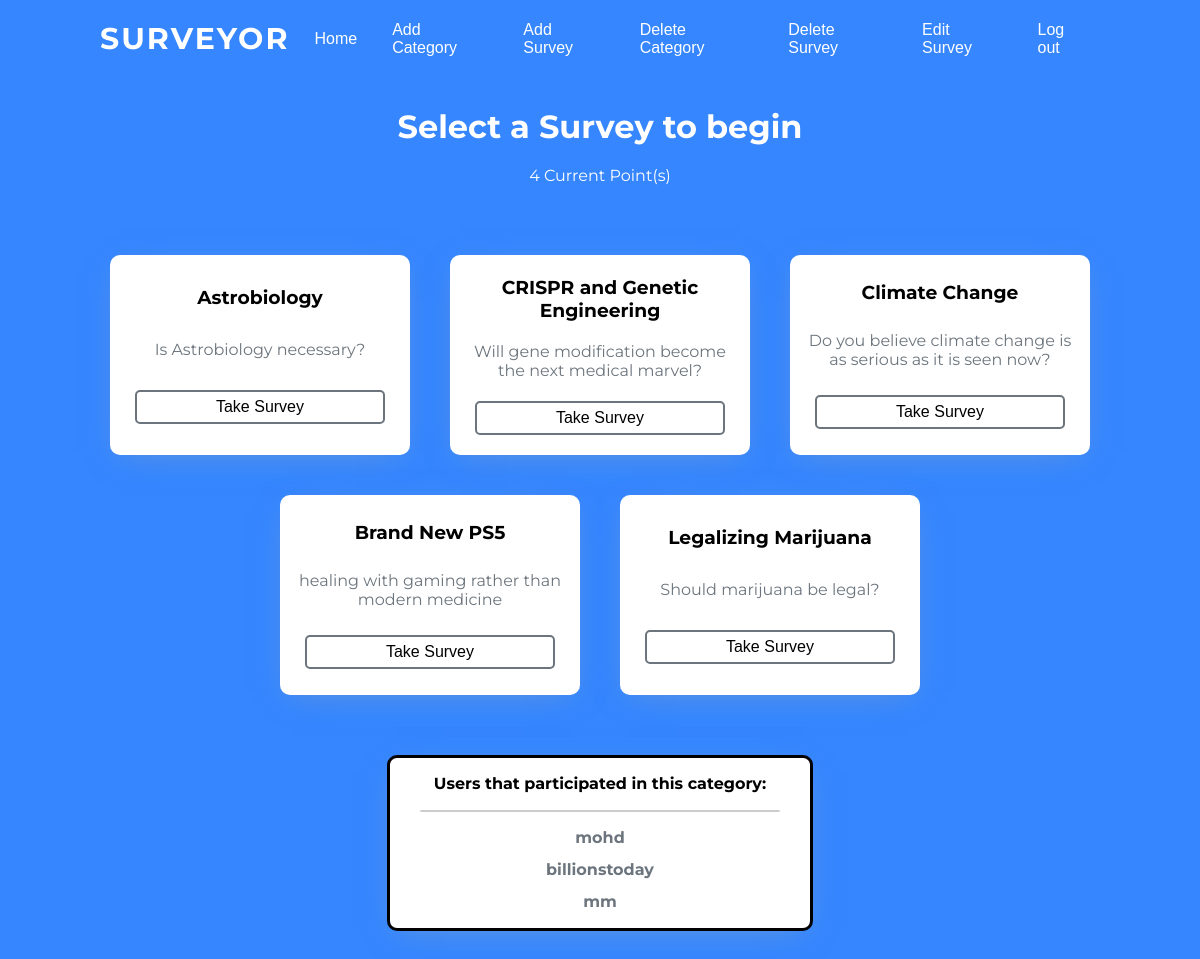
Screenshot of /surveys/4 (signed in) with the database file from the repository.
### surveyapp/models.py (models this page shows, shortened)
class User(AbstractUser):
    points = models.IntegerField(default=0)

class Survey(models.Model):
    title_name = models.CharField(max_length=200)
    category = models.ForeignKey(Category, on_delete=models.CASCADE)
    subtitle = models.CharField(max_length=100, null=True)
    people = models.IntegerField(default=0)
    question = models.CharField(max_length=200, default="")
    agree = models.IntegerField(default=0)
    stronglyagree = models.IntegerField(default=0)
    neutral = models.IntegerField(default=0)
    disagree = models.IntegerField(default=0)
    stronglydisagree = models.IntegerField(default=0)

### surveyapp/views.py (the view)
# urls.py: path("surveys/<str:topic>", views.Surveys, name="surveys"),
@login_required(login_url="/login")
def Surveys(request, topic):
    surveys = Survey.objects.filter(category=topic)
    category = Category.objects.get(id=topic)
    users = category.users
    x = users.split(',')
    return render(request, "surveyapp/surveys.html", {"surveys": surveys, "points": request.user.points, "users": x})

### surveyapp/templates/surveyapp/surveys.html
{% extends "surveyapp/base.html" %}
{% block body %}
<div class="title">
  <h1>Select a Survey to begin</h1>
  <p class="points">{{request.user.points}} Current Point(s)</p>
</div>
<div class="survey-topics">
  {% for s in surveys %}
  <div class="topic">
    <h3>{{s.title_name}}</h3>
    <p>{{s.subtitle}}</p>
    <a href="{% url 'singlesurvey' s.id %}">
      <input type="button" value="Take Survey" class="survey-button">
    </a>
  </div>
  {% endfor %}
</div>
<div class="participants">
  Users that participated in this category:
  <hr>
  {% for u in users %}
  <div class="names">
    {{u}}
  </div>
  {% endfor %}
</div>
{% endblock %}

### surveyapp/static/css/styles.css (style rules this page uses)
* { margin: 0; padding: 0; }
body { font-family: Montserrat; background-color: #3586ff; }
a { text-decoration: none; color: black; }
.title { text-align: center; color: white; padding: 30px 0 30px 0; }
.survey-topics { display: flex; flex-wrap: wrap; flex-direction: row-reverse; justify-content: center; align-items: center; }
.topic { display: flex; flex-direction: column; justify-content: space-evenly; align-items: center; text-align: center; width: 300px; margin: 20px; height: 200px; background-color: white; box-shadow: 0 7px 30px -10px rgba(150, 170, 180, 0.5); border-radius: 10px; }
.topic p { color: #6c757d; margin: 0 10px; }
.points { padding: 20px; }
.survey-button { border-radius: 5px; padding: 6px 12px; background-color: transparent; border: 2px solid #6c757d; transition: 0.2s; }
.participants { border: 3px solid black; line-height: 2; display: flex; justify-content: center; flex-direction: column; text-align: center; margin: 40px auto; width: 400px; text-align: center; font-weight: bold; padding: 10px; background-color: white; box-shadow: 0 7px 30px -10px rgba(150, 170, 180, 0.5); border-radius: 10px; }
.participants hr { margin: 10px 20px; border: 1px solid #cccccc; border-radius: 50px; background-color: #cccccc; }
.names { color: #6c757d; }
input { border: none; box-sizing: border-box; background-color: #ECF0F1; outline: none; border-radius: 6px; font-size: 16px; font-weight: 200; padding: 10px 10px; width: 250px; transition: border .5s; }

### rows the page displays
User: user.points "4"
Survey: title_name "Climate Change", subtitle "Do you believe climate change is as serious as it is seen now?"
Survey: title_name "CRISPR and Genetic Engineering", subtitle "Will gene modification become the next medical marvel?"
Survey: title_name "Astrobiology", subtitle "Is Astrobiology necessary?"
Survey: title_name "Legalizing Marijuana", subtitle "Should marijuana be legal?"
Survey: title_name "Brand New PS5", subtitle "healing with gaming rather than modern medicine"

### other values shown
{{ u }} "mohd" "billionstoday" "mm"
